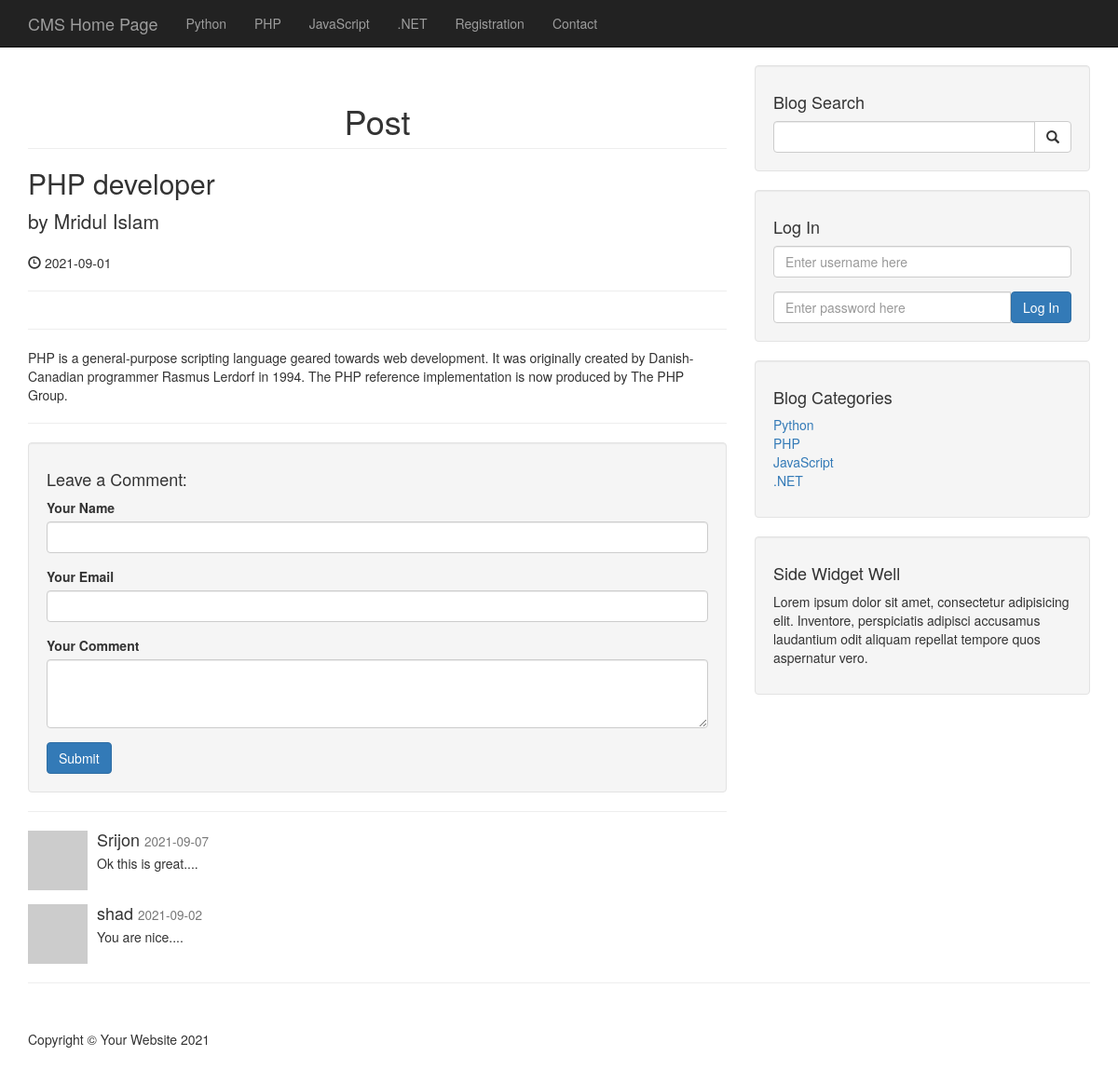
/post.php?p_id=33, run on an earlier commit of the app's database.
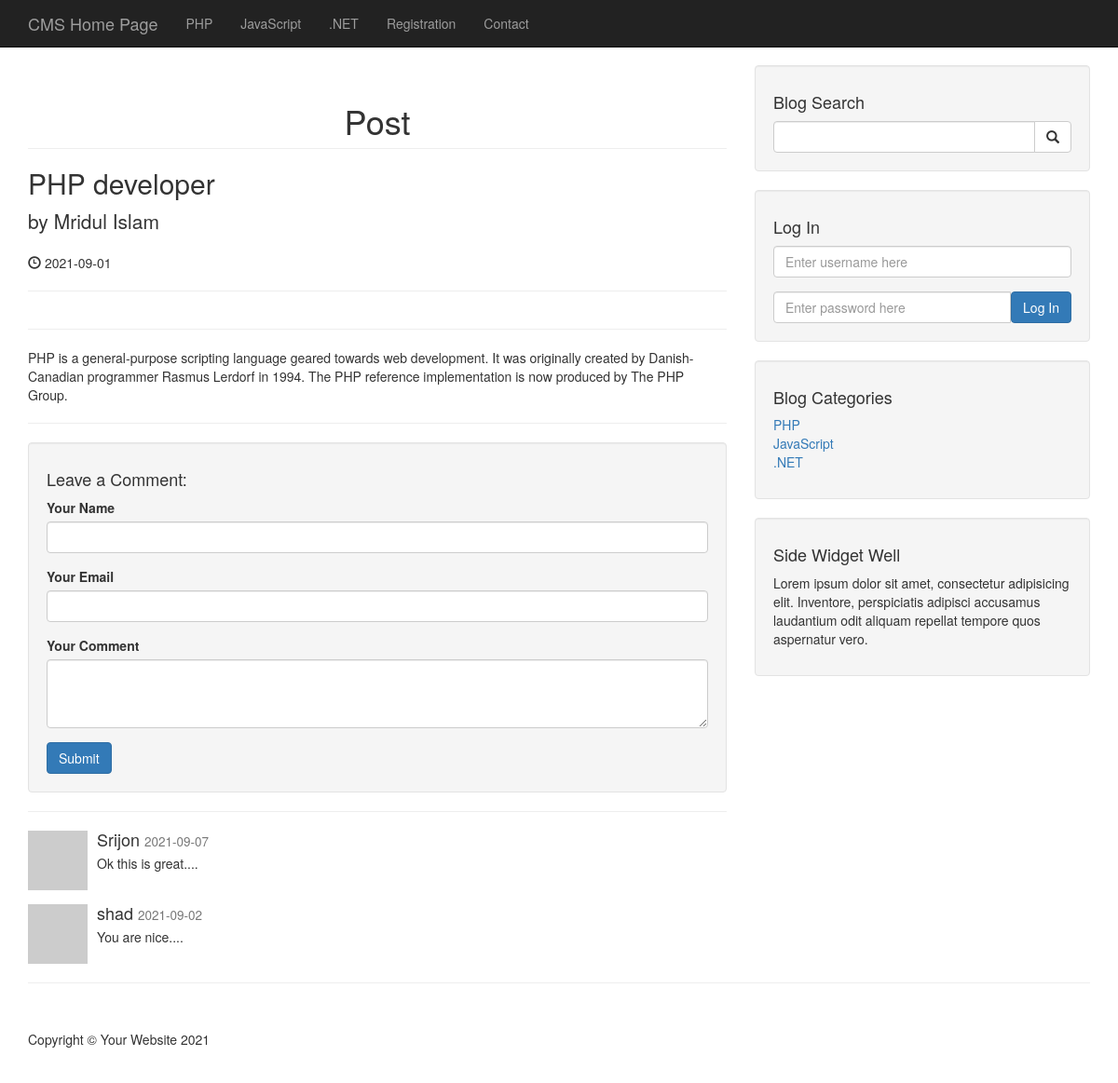
And on a later commit of the database.
### tables this page shows
CREATE TABLE `categories` (
  `cat_id` int(5) NOT NULL,
  `cat_title` varchar(255) NOT NULL
);

CREATE TABLE `posts` (
  `post_id` int(11) NOT NULL,
  `post_category_id` int(3) NOT NULL,
  `post_title` varchar(255) NOT NULL,
  `post_author` varchar(255) NOT NULL,
  `post_user` varchar(255) NOT NULL,
  `post_date` date NOT NULL,
  `post_image` text NOT NULL,
  `post_content` text NOT NULL,
  `post_tags` varchar(255) NOT NULL,
  `post_comment_count` int(3) NOT NULL,
  `post_status` varchar(255) NOT NULL DEFAULT 'draft',
  `post_views_count` int(11) NOT NULL
);

CREATE TABLE `comments` (
  `comment_id` int(11) NOT NULL,
  `comment_post_id` int(3) NOT NULL,
  `comment_author` varchar(255) NOT NULL,
  `comment_email` varchar(255) NOT NULL,
  `comment_content` text NOT NULL,
  `comment_status` varchar(255) NOT NULL,
  `comment_date` date NOT NULL
);

### post.php (the view, shortened to what this page needs)
<?php include("includes/db.php"); ?>
<?php include("includes/header.php"); ?>
    <?php include("includes/navigation.php");?>
    <div class="container">
        <div class="row">
            <div class="col-md-8">
                <?php
                if(isset($_GET['p_id'])){
                    $the_post_id = $_GET['p_id'];
                    $query = "UPDATE posts SET post_views_count = post_views_count + 1 WHERE post_id = {$the_post_id}";
                    if(isset($_SESSION['user_role']) && $_SESSION['user_role'] == 'Admin'){
                        $query = "SELECT * FROM posts WHERE post_id='{$the_post_id}' ";
                    }
                    else{
                        $query = "SELECT * FROM posts WHERE post_id='{$the_post_id}' AND post_status = 'published' ";
                    }
                    $select_all_posts_query = mysqli_query($connection,$query);
                    $count_posts = mysqli_num_rows($select_all_posts_query);
                    if($count_posts < 1){
                        echo "<h1 class='text-center text-info'> You are not able to see this post. </h1>";
                    }
                    else{
                        while($row = mysqli_fetch_assoc($select_all_posts_query)){
                            $post_title   = $row['post_title'];
                            $post_user    = $row['post_user'];
                            $post_date    = $row['post_date'];
                            $post_content = $row['post_content'];
                ?>
                        <h1 class="page-header text-center">
                            Post
                        </h1>
                        <h2>
                            <?php echo $post_title;?>
                        </h2>
                        <p class="lead">
                            by <?php echo $post_user;?>
                        </p>
                        <p><span class="glyphicon glyphicon-time"></span> <?php echo $post_date;?> </p>
                        <hr>
                        <hr>
                        <p> <?php echo $post_content;?> </p>
                        <hr>
                <?php
                            }
                ?>
                        <div class="well">
                            <h4>Leave a Comment:</h4>
                            <form action="" method="post" role="form">
                                <div class="form-group">
                                    <label for="author">Your Name</label>
                                    <input type="text" name="comment_author" class="form-control" id="author">
                                </div>
                                <div class="form-group">
                                    <label for="email">Your Email</label>
                                    <input type="email" name="comment_email" class="form-control" id="email">
                                </div>
                                <div class="form-group">
                                    <label for="comment">Your Comment</label>
                                    <textarea class="form-control" rows="3" id="comment" name="comment_content"></textarea>
                                </div>
                                <button type="submit" class="btn btn-primary" name="create_comment">Submit</button>
                            </form>
                        </div>
                        <hr>
                <?php
                        $query = "SELECT * FROM comments WHERE comment_post_id={$the_post_id} ";
                        $query .= "AND comment_status='approved' ";
                        $query .= "ORDER BY comment_id DESC ";
                        $select_comment_query = mysqli_query($connection, $query);
                        while($row = mysqli_fetch_assoc($select_comment_query)){
                            $the_comment_author = $row['comment_author'];
                            $the_comment_date = $row['comment_date'];
                            $the_comment_content = $row['comment_content'];
                ?>
                            <div class="media">
                                <a class="pull-left" href="#">
                                    <img class="media-object" src="http://placehold.it/64x64" alt="">
                                </a>
                                <div class="media-body">
                                    <h4 class="media-heading"><?php echo $the_comment_author; ?>
                                        <small><?php echo $the_comment_date; ?></small>
                                    </h4>
                                    <?php echo $the_comment_content;?>
                                </div>
                            </div>
                <?php
                        }
                    }
                }
                else{
                    header("Location: index.php");
                }
                ?>
            </div>
            <?php include("includes/sidebar.php");?>
        </div>
        <hr>
<?php include("includes/footer.php"); ?>

### includes/header.php (shortened to what this page needs)
<!DOCTYPE html>
<html lang="en">
<head>
    <link href="css/bootstrap.min.css" rel="stylesheet">
    <link href="css/blog-home.css" rel="stylesheet">
    <link rel="stylesheet" type="text/css" href="css/style.css" media="all">
</head>
<body>

### includes/navigation.php (shortened to what this page needs)
<nav class="navbar navbar-inverse navbar-fixed-top" role="navigation">
        <div class="container">
            <div class="navbar-header">
                <a class="navbar-brand" href="index.php">CMS Home Page</a>
            </div>
            <div class="collapse navbar-collapse" id="bs-example-navbar-collapse-1">
                <ul class="nav navbar-nav">
                    <?php
                    $query = "SELECT * FROM categories";
                    $select_all_categories_query = mysqli_query($connection,$query);
                    while ($row = mysqli_fetch_assoc($select_all_categories_query)) {
                        $cat_id    = $row['cat_id'];
                        $cat_title = $row['cat_title'];
                        $category_class     = '';
                        $registration_class = '';
                        $contact_class      = '';
                        echo "<li class='$category_class'>  <a href='category.php?category={$cat_id}'>{$cat_title}</a> </li>";
                    }
                    if(!isset($_SESSION['user_role'])){
                        echo "<li class='$registration_class'><a href='registration.php'>Registration</a></li>";
                    }
                    if(!isset($_SESSION['user_role'])){
                        echo "<li class='$contact_class'><a href='contact.php'> Contact </a></li>";
                    }
                    ?>
                </ul>
            </div>
        </div>
    </nav>

### includes/sidebar.php (shortened to what this page needs)
<div class="col-md-4">
    <div class="well">
        <h4>Blog Search</h4>
        <form action="search.php" method="post">
            <div class="input-group">
                <input type="text" name="search" class="form-control">
                <span class="input-group-btn">
                    <button name="submit" class="btn btn-default" type="submit">
                        <span class="glyphicon glyphicon-search"></span>
                </button>
                </span>
            </div>
        </form>
    </div>
    <div class="well">
        <?php
        if(isset($_SESSION['user_role'])){
            $username = $_SESSION['username'];
            echo "<h4> Logged In as {$username} </h4>";
            echo "<a href='includes/logout.php' class='btn btn-primary'> Logout </a>";
        }
        else{
        ?>
        <h4>Log In</h4>
        <form action="includes/login.php" method="post">
            <div class="form-group">
                <input type="text" name="username" class="form-control" placeholder="Enter username here">
            </div>
            <div class="input-group">
                <input type="password" name="password" class="form-control" placeholder="Enter password here">
                <span class="input-group-btn">
                    <button class="btn btn-primary" name="login" type="submit">
                        Log In
                    </button>
                </span>
            </div>
        </form>
        <?php
        }
        ?>
    </div>
    <div class="well">
        <?php
        $query = "SELECT * FROM categories";
        $query_result = mysqli_query($connection, $query);
        ?>
        <h4>Blog Categories</h4>
        <div class="row">
            <div class="col-lg-12">
                <ul class="list-unstyled">
                    <?php
                    while($row = mysqli_fetch_assoc($query_result)){
                        $cat_id = $row['cat_id'];
                        $cat_title = $row['cat_title'];
                        echo "<li><a href='category.php?category={$cat_id}'> {$cat_title} </a>
                        </li>";
                    }
                    ?>
                </ul>
            </div>
        </div>
    </div>
    <?php include "widget.php"; ?>
</div>

### includes/widget.php
<div class="well">
        <h4>Side Widget Well</h4>
        <p>Lorem ipsum dolor sit amet, consectetur adipisicing elit. Inventore, perspiciatis adipisci accusamus laudantium odit aliquam repellat tempore quos aspernatur vero.</p>
</div>

### includes/footer.php (shortened to what this page needs)
        <footer>
            <div class="row">
                <div class="col-lg-12">
                    <p>Copyright &copy; Your Website 2021</p>
                </div>
            </div>
        </footer>
    </div>
</body>
</html>

### css/blog-home.css (style rules this page uses)
body { padding-top: 70px; }
footer { margin: 50px 0; }

What changed in the data, as far as the page shows it:
removed categories: cat_title "Python"
